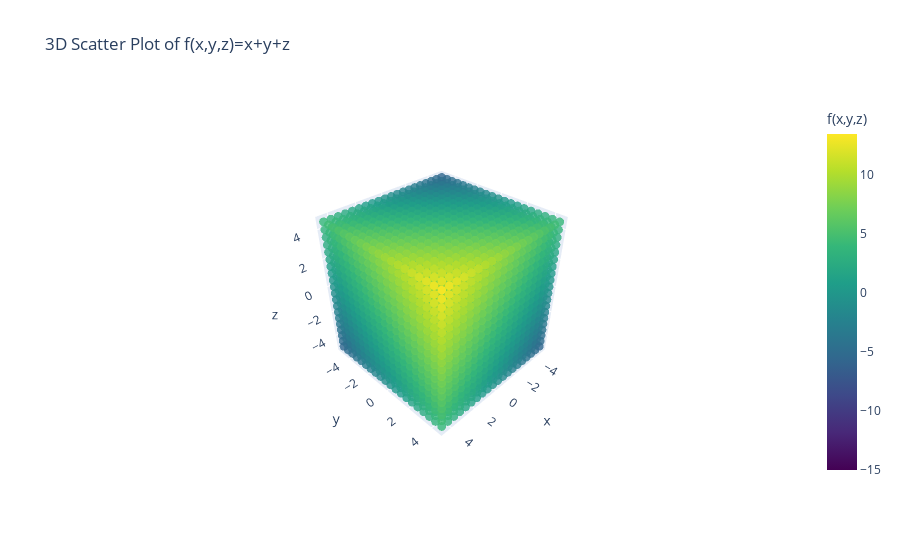

Notebook code for this chart:
### Code cell
# Define the function
def f(x, y, z):
    return x + y + z

# Create the data
x, y, z = np.meshgrid(np.arange(-5, 5, 0.5), np.arange(-5, 5, 0.5), np.arange(-5, 5, 0.5))
values = f(x, y, z)

# Create the trace
trace = go.Scatter3d(
    x=x.ravel(),
    y=y.ravel(),
    z=z.ravel(),
    mode='markers',
    marker=dict(
        size=3,
        color=values.ravel(),
        colorscale='Viridis',
        opacity=0.8,
        colorbar=dict(
            title='f(x,y,z)',
        ),
    )
)


# In the Plotly code I provided earlier, you might have noticed the following line:

# x=x.ravel()

# This line is used to convert a 3D array into a 1D array.
# In the context of creating a 3D scatter plot using Plotly, we need to provide the x, y, and z coordinates 
# of each point as separate arrays. The numpy.meshgrid function creates three 3D arrays of the same shape, 
# one for each variable. However, Plotly expects the coordinates of each point to be stored in 1D arrays.


# Create the layout
layout = go.Layout(
    title='3D Scatter Plot of f(x,y,z)=x+y+z',
    scene=dict(
        xaxis_title='x',
        yaxis_title='y',
        zaxis_title='z'
    )
)

# Create the figure
fig = go.Figure(data=[trace], layout=layout)

# Show the figure
fig.show()
fig.write_html('3d_test.html')

### Figure 1 — Plotly figure (JSON) as saved in the notebook; plotly's stock layout.template omitted (floating-point values rounded to 4 significant figures; data arrays with more than 128 entries replaced by an {"elided": "..."} marker saying what was removed)
{"data": [{"marker": {"color": {"elided": "8000 float values"}, "colorbar": {"title": {"text": "f(x,y,z)"}}, "colorscale": [[0, "#440154"], [0.1111, "#482878"], [0.2222, "#3e4989"], [0.3333, "#31688e"], [0.4444, "#26828e"], [0.5556, "#1f9e89"], [0.6667, "#35b779"], [0.7778, "#6ece58"], [0.8889, "#b5de2b"], [1, "#fde725"]], "opacity": 0.8, "size": 3}, "mode": "markers", "type": "scatter3d", "x": {"elided": "8000 float values"}, "y": {"elided": "8000 float values"}, "z": {"elided": "8000 float values"}}], "layout": {"autosize": true, "scene": {"aspectmode": "auto", "aspectratio": {"x": 1.0, "y": 1.0, "z": 1.0}, "camera": {"center": {"x": 0, "y": 0, "z": 0}, "eye": {"x": 1.649, "y": 1.649, "z": 1.649}, "projection": {"type": "perspective"}, "up": {"x": 0, "y": 0, "z": 1}}, "xaxis": {"title": {"text": "x"}, "type": "linear"}, "yaxis": {"title": {"text": "y"}, "type": "linear"}, "zaxis": {"title": {"text": "z"}, "type": "linear"}}, "title": {"text": "3D Scatter Plot of f(x,y,z)=x+y+z"}}}
